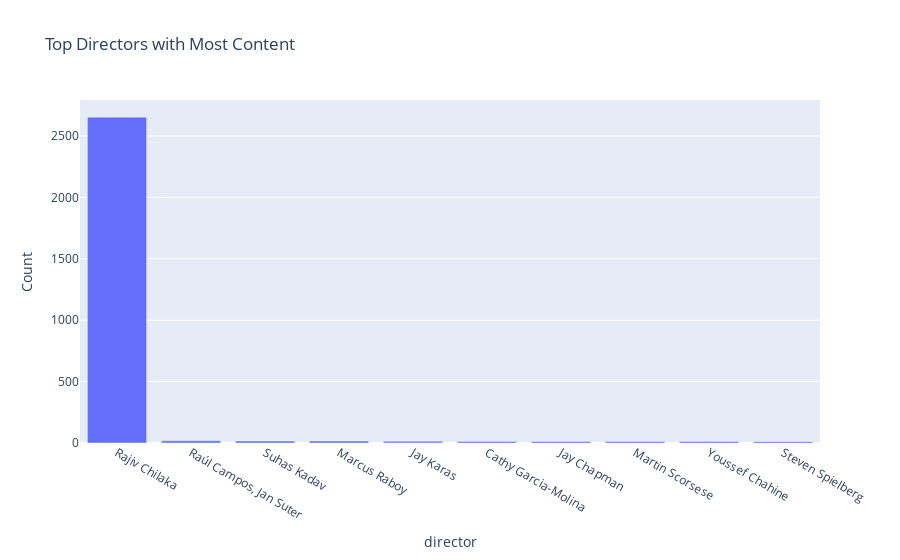

The cell this chart's notebook holds for it:
### Markdown cell above
### Which director has the most content on Netflix?

### Code cell
top_directors = df['director'].value_counts().head(10)
fig = px.bar(top_directors, x=top_directors.index, y=top_directors.values,
             labels={'x': 'Director', 'y': 'Count'}, title='Top Directors with Most Content')
fig.show()

### Figure 1 — Plotly figure (JSON) as saved in the notebook; plotly's stock layout.template omitted (floating-point values rounded to 4 significant figures)
{"data": [{"alignmentgroup": "True", "hovertemplate": "director=%{x}<br>Count=%{y}<extra></extra>", "legendgroup": "", "marker": {"color": "#636efa", "pattern": {"shape": ""}}, "name": "", "offsetgroup": "", "orientation": "v", "showlegend": false, "textposition": "auto", "type": "bar", "x": ["Rajiv Chilaka", "Raúl Campos, Jan Suter", "Suhas Kadav", "Marcus Raboy", "Jay Karas", "Cathy Garcia-Molina", "Jay Chapman", "Martin Scorsese", "Youssef Chahine", "Steven Spielberg"], "xaxis": "x", "y": [2653, 18, 16, 16, 14, 13, 12, 12, 12, 11], "yaxis": "y"}], "layout": {"autosize": true, "barmode": "relative", "legend": {"tracegroupgap": 0}, "title": {"text": "Top Directors with Most Content"}, "xaxis": {"anchor": "y", "autorange": true, "domain": [0, 1], "range": [-0.5, 9.5], "title": {"text": "director"}, "type": "category"}, "yaxis": {"anchor": "x", "autorange": true, "domain": [0, 1], "range": [0, 2793.0], "title": {"text": "Count"}, "type": "linear"}}}
